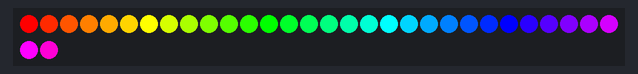
The sketch below on a simulated ATtiny85, built with avr-gcc and run on an emulated ATtiny85. Shown: 32 RGB LEDs in strip order, left to right, continuing on the next row.

Above: at 0.15 s.
At 4.96 s:
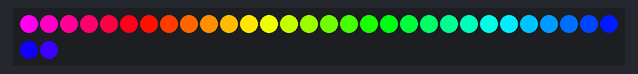
At 9.47 s:
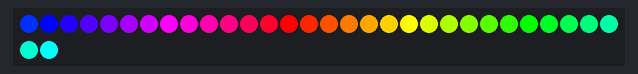
At 19.69 s:
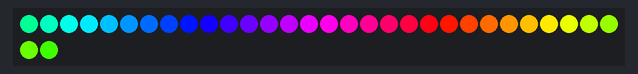
At 29.61 s:
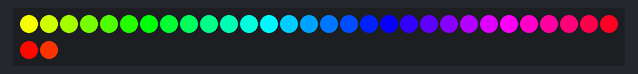
At 39.53 s:
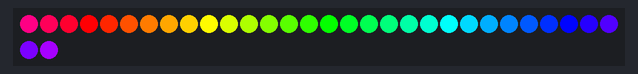

The sketch:

simple.ino
```cpp
#include <Adafruit_NeoPixel.h>

#ifdef AVR
#include <avr/power.h> // Required for 16 MHz Adafruit Trinket
#endif

#define PIN        5
#define NUMPIXELS 32
Adafruit_NeoPixel pixels(NUMPIXELS, PIN, NEO_GRB + NEO_KHZ800);

#define DELAYVAL 10 // Reduce delay for smoother transitions

void setup() {
#if defined(AVR_ATtiny85) && (F_CPU == 16000000)
  clock_prescale_set(clock_div_1);
#endif
  pixels.begin();
}

void loop() {
  for(int i = 0; i < 360; i++) {
    for(int j = 0; j < NUMPIXELS; j++) {
      // Adding an offset to create a rainbow effect
      uint32_t color = pixels.ColorHSV((i + j * 10) * 65536L / 360, 255, 255);
      pixels.setPixelColor(j, color);
    }
    pixels.show();
    delay(DELAYVAL);
  }
}
```
